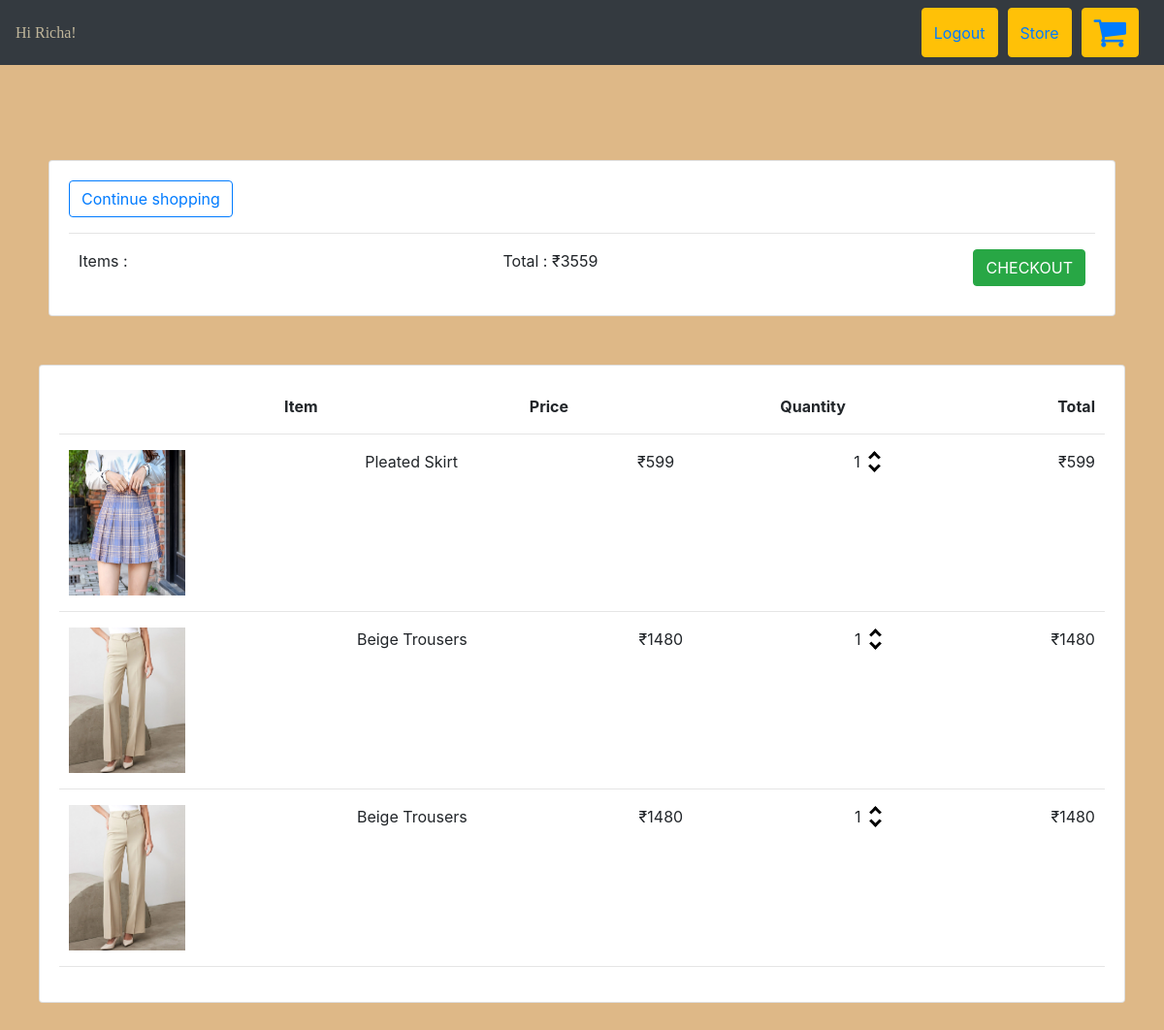
Screenshot of /cart/ (signed in) with the database file from the repository.
### app/models.py (models this page shows, shortened)
class Order(models.Model):
    customer = models.ForeignKey(Customer, null= True, blank = True, on_delete=models.SET_NULL)
    orderdate = models.DateTimeField(auto_now_add=True)
    complete = models.BooleanField(default=False)
    transaction_id = models.CharField(max_length=40, null=True)
    @property
    def get_cart_total(self):
        orderitems = self.orderitem_set.all()
        total = sum([item.get_total for item in orderitems])
        return total

class OrderItem(models.Model):
    product = models.ForeignKey(Product, null=True, on_delete=models.SET_NULL)
    order = models.ForeignKey(Order, null=True, on_delete=models.SET_NULL)
    quantity = models.IntegerField(default=0, blank=True, null=True)
    orderitemdate = models.DateTimeField(auto_now_add=True)
    @property
    def get_total(self):
        total = self.product.price * self.quantity
        return total

class Product(models.Model):
    item = models.CharField(null=True, max_length= 200)
    image = models.ImageField(blank=True, null=True)
    price = models.IntegerField(null = True)
    TAG_CHOICES = ((True, 'Women'), (False, 'Men'))
    tag = models.BooleanField(choices = TAG_CHOICES, null=None)
    instocknumber = models.IntegerField(null=True)
    availability = models.BooleanField(null=True)
    @property
    def imageURL(self):
        try:
            url = self.image.url
        except:
            url = ''
        return url

### app/views.py (the view)
# urls.py: path('cart/', views.cart, name='cart'),
def cart(request):
    if request.user.is_authenticated:
        customer = request.user.customer
        order, created = Order.objects.get_or_create(customer=customer, complete=False) #order number obtained
        items = order.orderitem_set.all() #obtained the ordered items for that order number
    else:
        items=[]
        order = {'get_cart_total':0, 'get_cart_items':0}
    context = {'items': items, 'order': order}
    return render(request, 'cart.html', context)

### app/templates/cart.html (shortened to what this page needs)
{% include 'main.html' %}
{% load static %}
<link rel="stylesheet" type="text/css" href="{% static 'css/allstyle.css' %}">
{% block content %}
<body>
    <div class="card" style="margin: 50px;">
        <div class="card-body">
            <a href="{% url 'store' %}">
            <button type="button" class="btn btn-outline-primary">Continue shopping</button>
            </a>
            <hr>
            <div class="rows" style="display: flex; flex-direction: row; justify-content: space-between; margin: 10px;">
                    <div class="element">
                        Items :
                    </div>
                    <div class="element">
                        Total : ₹{{order.get_cart_total}}
                    </div>
                    <div class="element">
                        <a href = "{% url 'checkout' %}">
                        <button type="button" class="btn btn-success">CHECKOUT</button>
                        </a>
                    </div>
            </div>
        </div>
      </div>
      <div class="card" style="margin: 40px;">
        <strong>
        <div class="card-body">
            <div class="rows" style="display: flex; flex-direction: row; justify-content: space-between; margin: 10px;">
                <div class="element">
                </div>
                <div class="element">
                    Item
                </div>
                <div class="element">
                    Price
                </div>
                <div class="element">
                    Quantity
                </div>
                <div class="element">
                    Total
                </div>
            </div>
        </strong>
            <hr>
            {% for item in items %}
            <div class="rows" style="display: flex; flex-direction: row; justify-content: space-between; margin: 10px;">
                <div class="element">
                    <img src="{{item.product.imageURL}}" alt="img" height="150px" width="120px">
                </div>
                <div class="element">
                    {{item.product.item}}
                </div>
                <div class="element">
                    ₹{{item.product.price}}
                </div>
                <div class="element" style="display: flex; flex-direction:row;">
                    <div style="margin-right: 10px;">
                        {{item.quantity}}
                    </div>
                    <div class="icons" style="display: flex; flex-direction:column; margin-top: 3px;">
                        <i class="arrow up"></i>
                        <i class="arrow down"></i>
                    </div>
                </div>
                <div class="element">
                    ₹{{item.get_total}}
                </div>
            </div>
            <hr>
            {% endfor %}
       </div>
</body>
{% endblock content %}

### app/templates/main.html (shortened to what this page needs)
<!DOCTYPE html>
<html lang="en">
<head>
    {% load static %}
    <link rel="stylesheet" type="text/css" href="{% static 'css/allstyle.css' %}">
    <link rel="stylesheet" href="https://cdnjs.cloudflare.com/ajax/libs/font-awesome/4.7.0/css/font-awesome.min.css">
</head>
<body>
<nav class="navbar navbar-dark bg-dark">
  {% block thiscontent %}
  <div class="status">
    {% if user.is_authenticated %}
      Hi {{ user.username }}!
    {% else %}
      <p>You are not logged in</p>
    {% endif %}
    </div>  {% endblock thiscontent %}
  <div class="login-logout-btns">
    {% if user.is_authenticated %}
    <button id="login-btn" type="button" class="btn btn-warning"><a href="{% url 'logout' %}">Logout</button>
    {% else %}
    <button id="login-btn" type="button" class="btn btn-warning"><a href="{% url 'login' %}">Login</button>
    {% endif %}
    <button id="login-btn" type="button" class="btn btn-warning"><a href="{% url 'store' %}">Store</a>
    <button id="login-btn" type="button" class="btn btn-warning"><a href="{% url 'cart' %}"><i class="fa fa-shopping-cart" style="font-size:36px"></i></a>
  </div>
  </nav>
<br><br>
<link rel="stylesheet" href="https://cdn.jsdelivr.net/npm/bootstrap@4.0.0/dist/css/bootstrap.min.css">
</body>
</html>

### static1/css/allstyle.css (style rules this page uses)
body { background-color: burlywood; }

### app/templates/main.html (style rules this page uses)
.login-logout-btns { display: flex; flex-direction: row; }
#login-btn { margin-right: 10px; }
.status { color: rgb(192, 182, 154); font-family:Cambria, Cochin, Georgia, Times, 'Times New Roman', serif; }

### app/templates/cart.html (style rules this page uses)
.arrow { border: solid black; border-width: 0 3px 3px 0; display: inline-block; padding: 3px; }
.up { transform: rotate(-135deg); -webkit-transform: rotate(-135deg); }
.down { transform: rotate(45deg); -webkit-transform: rotate(45deg); }

### rows the page displays
Order: get_cart_total "3559"
OrderItem: product.imageURL (picture), product.item "Pleated Skirt", product.price "599", quantity "1", get_total "599"
OrderItem: product.imageURL (picture), product.item "Beige Trousers", product.price "1480", quantity "1", get_total "1480"
OrderItem: product.imageURL (picture), product.item "Beige Trousers", product.price "1480", quantity "1", get_total "1480"

### other values shown
{{ user.username }} "Richa"
